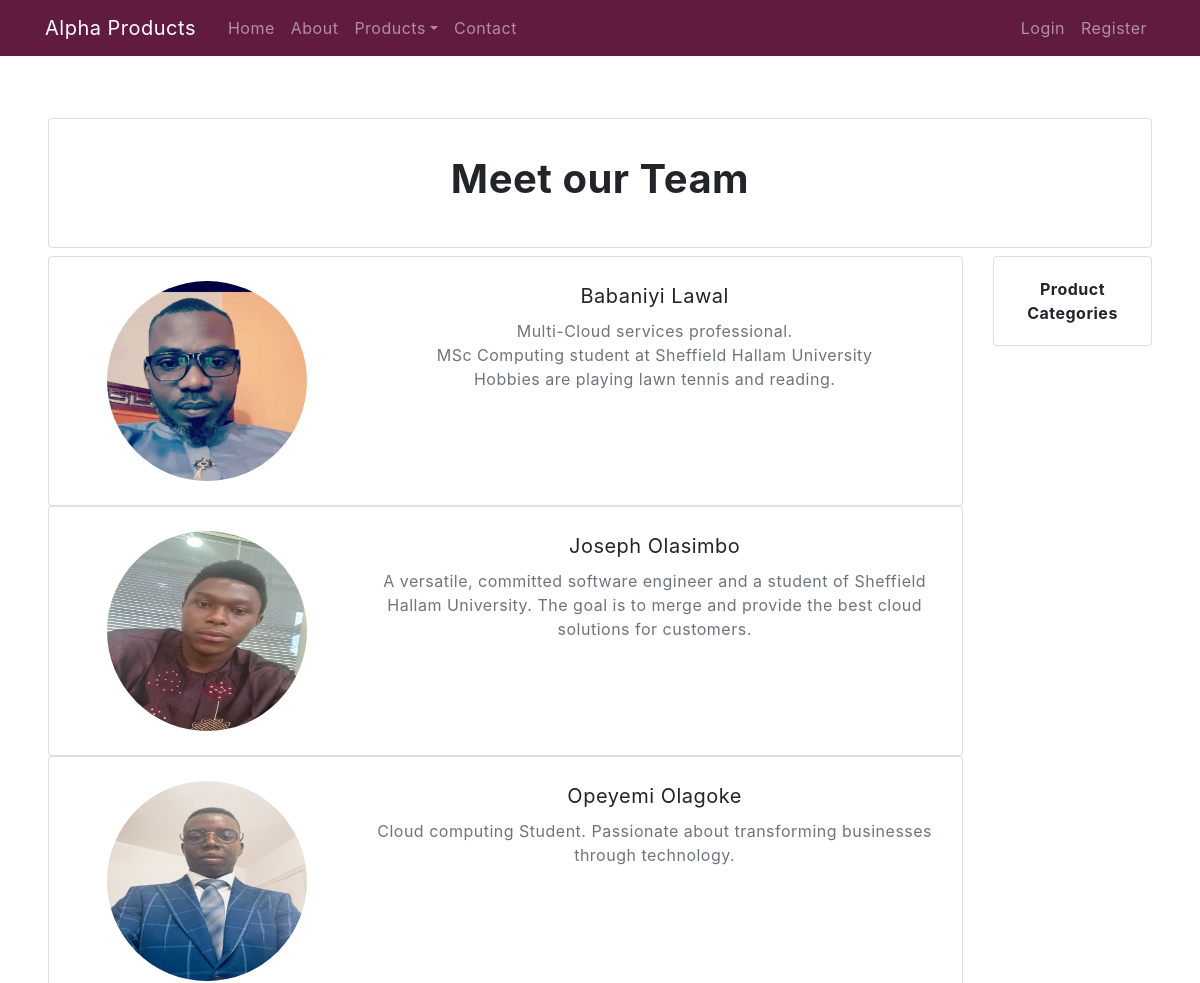
Before: /aboutus/ (upper part) with the older database file.
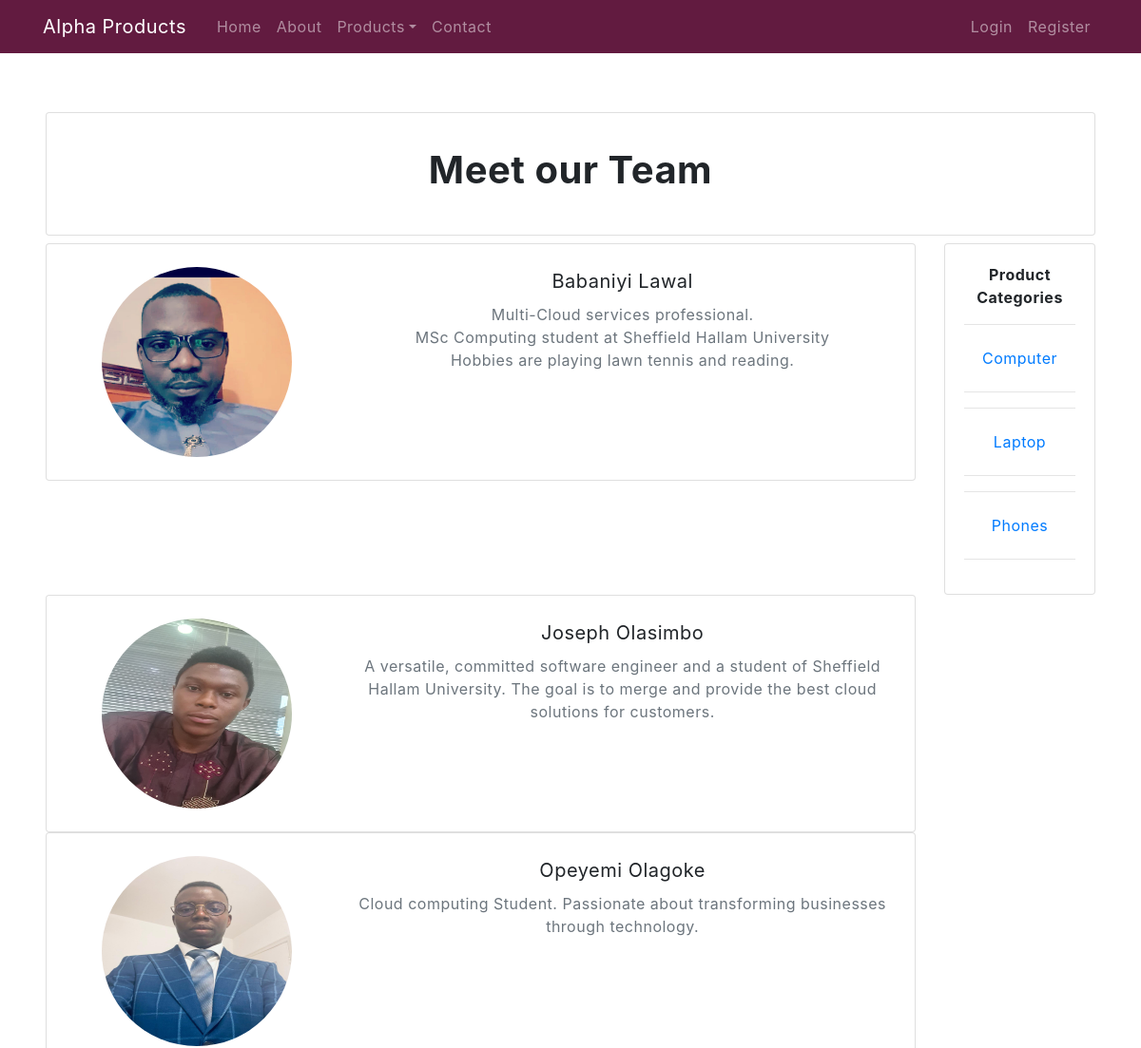
After: the same page with the newer database file.
### alpha/models.py (models this page shows, shortened)
class Category(models.Model):
    cat = models.CharField(max_length=100)
    image = models.ImageField(upload_to=catpath, null=True, blank=True)

### alpha/views.py (the view)
# urls.py: path('aboutus/', views.aboutus, name='aboutus'),
def aboutus(request):
    cat = Category.objects.all()
    return render(request, 'alpha/aboutus.html', {'cat':cat})

### alpha/templates/alpha/aboutus.html (shortened to what this page needs)
{% extends 'alpha/base.html' %}
{% block content %}
{% load static %}
  <div class="container-content">
    <section class="p-4 p-md-5 text-center text-lg-start shadow-1-strong rounded">
      <div class="row d-flex justify-content-center">
        <div class="col-md-12">
          <div class="card">
            <div class="card-body m-3">
              <h1><strong>Meet our Team</strong></h1>
            </div>
          </div>
        </div>
      </div>
      <div class="row d-flex justify-content-left mt-2">
        <div class="col-md-10">
          <div class="card">
            <div class="card-body m-1">
              <div class="row">
                <div class="col-lg-4 d-flex justify-content-center align-items-center mb-4 mb-lg-0">
                  <img src="{% static 'image/about/niyi.jpeg' %}"
                    class="rounded-circle img-fluid shadow-1" alt="About Image" width="200" height="200" />
                </div>
                <div class="col-lg-8">
                  <p class="fw-bold lead mb-2"><strong>Babaniyi Lawal</strong></p>
                  <p class="fw-bold text-muted mb-0">Multi-Cloud services professional.</p>
                  <p class="fw-bold text-muted mb-0">MSc Computing student at Sheffield Hallam University</p>
                  <p class="text-muted fw-light mb-4">
                    Hobbies are playing lawn tennis and reading.
                 </p>
                </div>
              </div>
            </div>
          </div>
        </div>
        <div class="col-md-2">
          <div class="card mb-6">
            <div class="card-body text-center">
              <strong>Product Categories</strong>
              {% for c in cat %}
                <hr>
                <a href="{% url 'product' c.cat %}" class="btn">{{ c.cat }}</a>
                <hr>
              {% endfor %}
            </div>
          </div>
        </div>
        <div class="col-md-10">
          <div class="card">
            <div class="card-body m-1">
              <div class="row">
                <div class="col-lg-4 d-flex justify-content-center align-items-center mb-4 mb-lg-0">
                  <img src="{% static 'image/about/joseph.jpeg' %}"
                    class="rounded-circle" alt="About Image" width="200" height="200" />
                </div>
                <div class="col-lg-8">
                  <p class="fw-bold lead mb-2"><strong>Joseph Olasimbo</strong></p>
                  <p class="text-muted fw-light mb-4">
                    A versatile, committed software engineer and a student of Sheffield Hallam University. The goal is to merge and provide the best cloud solutions for customers.
                  </p>
                </div>
              </div>
            </div>
          </div>
        </div>
        <div class="col-md-10">
          <div class="card">
            <div class="card-body m-1">
              <div class="row">
                <div class="col-lg-4 d-flex justify-content-center align-items-center mb-4 mb-lg-0">
                  <img src="{% static 'image/about/opeyemi.jpeg' %}"
                    class="rounded-circle" alt="About Image" width="200" height="200" />
                </div>
                <div class="col-lg-8">
                  <p class="fw-bold lead mb-2"><strong>Opeyemi Olagoke</strong></p>
                  <p class="text-muted fw-light mb-4">
                    Cloud computing Student. Passionate about transforming businesses through technology.
                  </p>
                </div>
              </div>
            </div>
          </div>
        </div>
      </div>
    </section>
  </div>
{% endblock %}

### alpha/templates/alpha/base.html (shortened to what this page needs)
{% load static %}
<!DOCTYPE html>
<html lang="en">
    <head>
       <link rel="stylesheet" href="{% static 'css/styles.css' %}"/>
        <link rel="stylesheet" href="{% static 'css/bootstrap.min.css' %}"/>
    </head>
<body>
    <div class="container">
        <header class="site-header">
            <nav class="navbar navbar-expand-md navbar-dark bg-steel fixed-top">
                <div class="container">
                    <a class="navbar-brand mr-4" href="{% url 'home' %}">Alpha Products</a>
                    <div class="collapse navbar-collapse" id="navbarToggle">
                        <div class="navbar-nav mr-auto">
                            <a class="nav-item nav-link" href="{% url 'home' %}">Home</a>
                            <a class="nav-item nav-link" href="{% url 'aboutus' %}">About</a>
                            <li class="nav-item dropdown ml-auto">
                                <a class="nav-link dropdown-toggle" href="#" role= "button" id="navbarDropdownMenuLink" data-toggle="dropdown" aria-haspopup="true" aria-expanded="false">Products</a>
                            </li>
                            <a class="nav-item nav-link" href="{% url 'contact' %}">Contact</a>
                        </div>
                        <div class="navbar-nav">
                            {% if user.is_authenticated %}
                                <img src="{{ user.profile.image.url }}" alt="" style="width: 45px; height: 45px" class="rounded-circle"/>
                                <a class="nav-item nav-link" href="{% url 'viewcart' %}">Cart</a>
                                <a class="nav-item nav-link" href="{% url 'profile' %}">Profile</a>
                                <a class="nav-item nav-link" href="{% url 'logout' %}">Logout</a>
                            {%  else %}
                                <a class="nav-item nav-link" href="{% url 'login' %}">Login</a>
                                <a class="nav-item nav-link" href="{% url 'register' %}">Register</a>
                            {% endif %}
                        </div>
                    </div>
                </div>
            </nav>
        </header>
    </div>
    {% block content %}{% endblock %}
</body>
</html>

### alpha/static/css/styles.css (style rules this page uses)
body { font-family:'Poppins', sans-serif; font-size:14px; line-height:23px; font-weight: 400; letter-spacing: 0.5px; color:#000; }
body, html { height:100%; }
.container-content { margin-top: 70px; }
h1, h2, h3, h4, h5, h6 { color: #444444; }
.bg-steel { background-color: #621b40 }
.site-header .navbar-nav .nav-link { color: #cbd5db; }

Changed rows visible on the page:
added Category: cat "Computer"
added Category: cat "Laptop"
added Category: cat "Phones"
